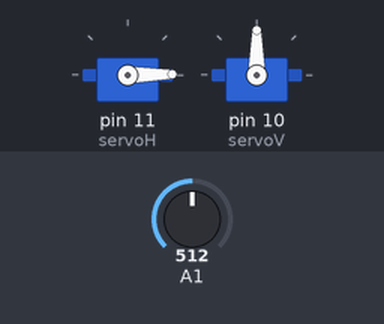
Simulated run of this sketch. Board: Arduino Uno, built with avr-gcc and run on an emulated ATmega328P. On the bench: 2 × servo. Inputs (shaded band) come from the test bench; at power-on: A1 = 512. What the sketch prints to the serial monitor is not drawn.

Above: at 0.1 s.
At 1.6 s:
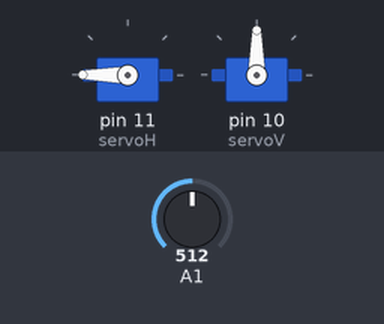
At 3.1 s:
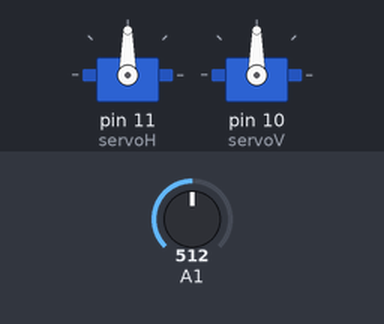
Timing chart, 0 to 4.6 s (numbered marks = the images above):
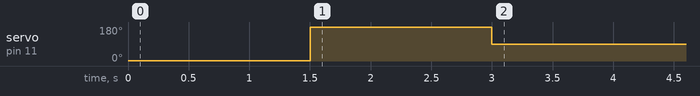

The sketch:

dojo_sjrp.pde
```cpp
#include <Servo.h>
#define MOTOR1_P 13
#define MOTOR1_N 12
#define MOTOR1_PWM 5
#define MOTOR2_P 8
#define MOTOR2_N 7
#define MOTOR2_PWM 3
#define DISTANCIA 1

int sentido;
Servo servoV;
Servo servoH;
int contador=0;
int direcaoServo=0;

void setup() {
  servoH.attach(11);
  servoV.attach(10);
  Serial.begin(9600);
  servoH.write(1);
  delay(1500);
  servoH.write(180);
  delay(1500);
  servoH.write(90);
  delay(1500);

}
void loop() {
  Serial.println(analogRead(1));
  delay(10);
}


void girarNoEixo(int tempo, int intensidade, int sentido1) {
  analogWrite(MOTOR1_PWM,intensidade*50);
  analogWrite(MOTOR2_PWM,intensidade*50);
  digitalWrite(MOTOR1_P,sentido1);
  digitalWrite(MOTOR1_N,!sentido1);
  digitalWrite(MOTOR2_P,!sentido1);
  digitalWrite(MOTOR2_N,sentido1);
  delay(tempo);
}

void parar() {
  analogWrite(MOTOR1_PWM,0 );
  analogWrite(MOTOR2_PWM,0);
}

void andarTraz(int tempo, int intensidade) {
  sentido = 0;
  analogWrite(MOTOR1_PWM,intensidade*50);
  analogWrite(MOTOR2_PWM,intensidade*50);
  digitalWrite(MOTOR1_P,sentido);
  digitalWrite(MOTOR1_N,!sentido);
  digitalWrite(MOTOR2_P,sentido);
  digitalWrite(MOTOR2_N,!sentido);
  delay(tempo);
}
void andarFrente(int tempo,int intensidade) {
  sentido = 1;
  analogWrite(MOTOR1_PWM,intensidade*50 );
  analogWrite(MOTOR2_PWM,intensidade*50);
  digitalWrite(MOTOR1_P,sentido);
  digitalWrite(MOTOR1_N,!sentido);
  digitalWrite(MOTOR2_P,sentido);
  digitalWrite(MOTOR2_N,!sentido);
  delay(tempo);

}
void virarEsquerda(int tempo,int intensidade) {
  analogWrite(MOTOR1_PWM,intensidade*50 );
  analogWrite(MOTOR2_PWM,10*intensidade);
  digitalWrite(MOTOR1_P,sentido);
  digitalWrite(MOTOR1_N,!sentido);
  digitalWrite(MOTOR2_P,sentido);
  digitalWrite(MOTOR2_N,!sentido);
  delay(tempo);

}
void virarDireita(int tempo,int intensidade) {
  analogWrite(MOTOR1_PWM,10*intensidade );
  analogWrite(MOTOR2_PWM,intensidade*50);
  digitalWrite(MOTOR1_P,sentido);
  digitalWrite(MOTOR1_N,!sentido);
  digitalWrite(MOTOR2_P,sentido);
  digitalWrite(MOTOR2_N,!sentido);
  delay(tempo);
}

void virarEsquerdaRe(int tempo,int intensidade) {
  analogWrite(MOTOR1_PWM,intensidade*50 );
  analogWrite(MOTOR2_PWM,10*intensidade);
  digitalWrite(MOTOR1_P,!sentido);
  digitalWrite(MOTOR1_N,sentido);
  digitalWrite(MOTOR2_P,!sentido);
  digitalWrite(MOTOR2_N,sentido);
  delay(tempo);

}
void virarDireitaRe(int tempo,int intensidade) {
  analogWrite(MOTOR1_PWM,10*intensidade );
  analogWrite(MOTOR2_PWM,intensidade*50);
  digitalWrite(MOTOR1_P,!sentido);
  digitalWrite(MOTOR1_N,sentido);
  digitalWrite(MOTOR2_P,!sentido);
  digitalWrite(MOTOR2_N,sentido);
  delay(tempo);
}
```
